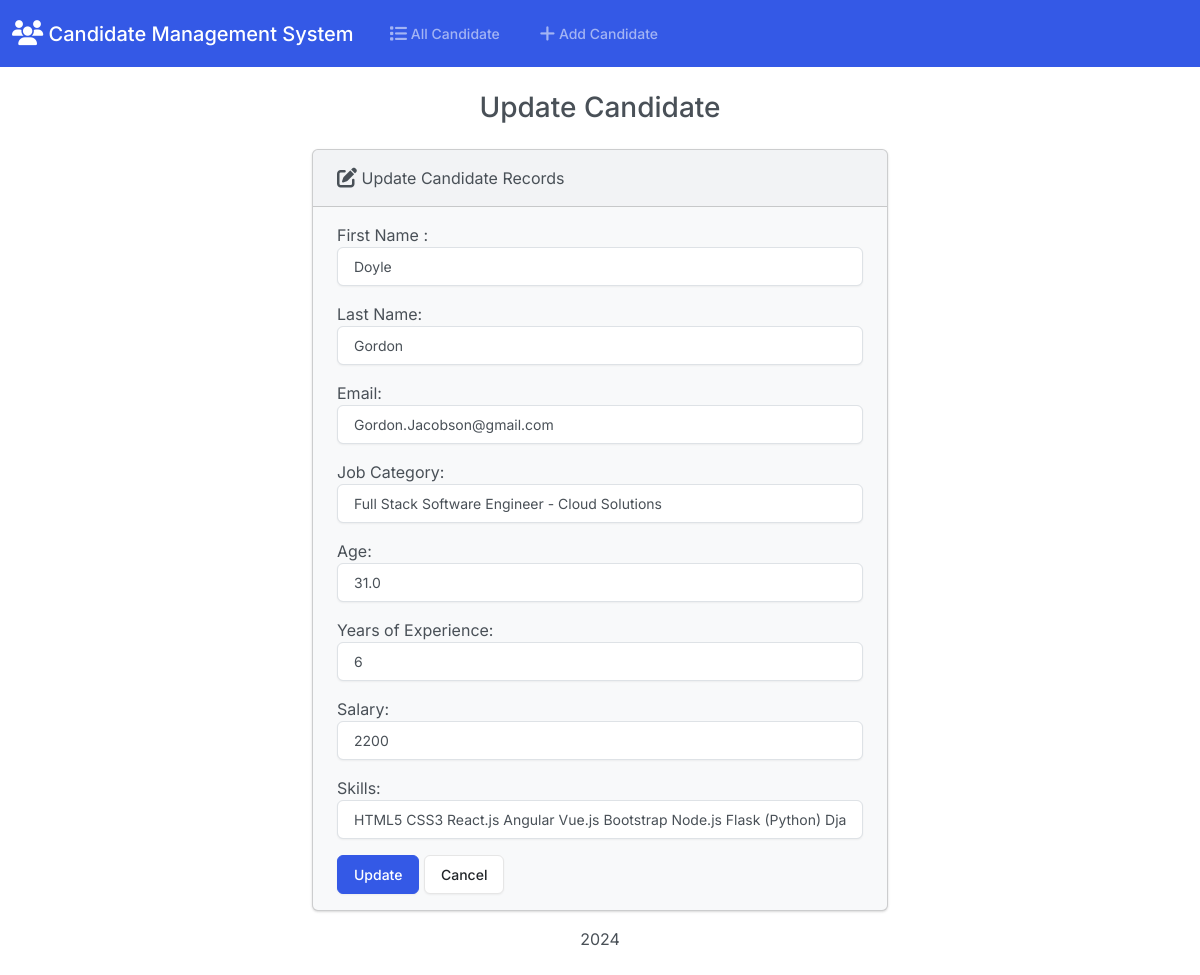
The app's page /edit/10/, older data.
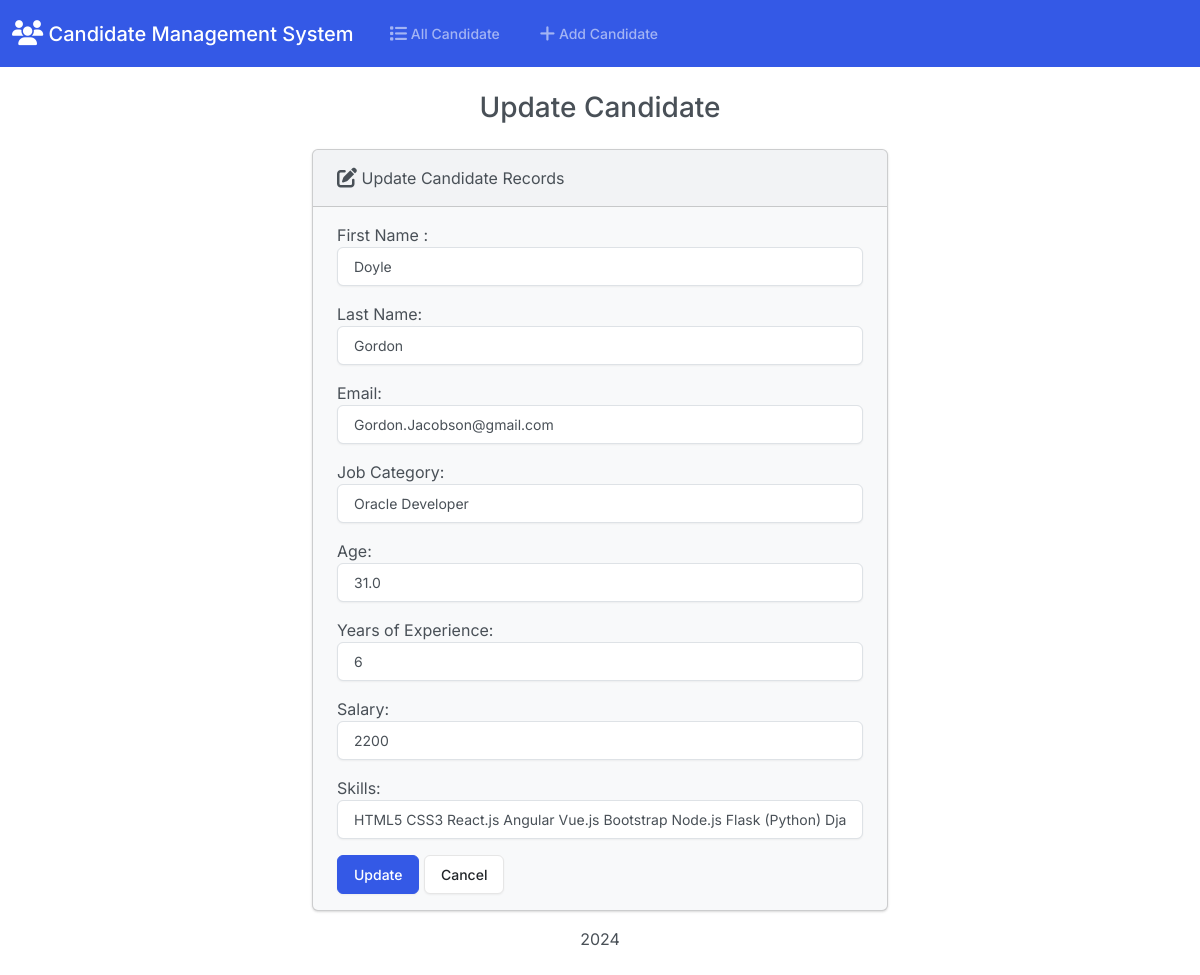
The same page, newer data.
### Candidate/models.py (models this page shows, shortened)
class Candidate(models.Model):
    Candidate_number = models.PositiveIntegerField()
    first_name = models.CharField(max_length=50)
    last_name = models.CharField(max_length=50)
    email = models.EmailField(max_length=100)
    Candidate_job_category = models.CharField(max_length=50)
    gpa =models.FloatField()
    Years_of_Experience =models.IntegerField()
    salary = models.IntegerField()
    skills = models.CharField(max_length=100)

### Candidate/views.py (the view)
# urls.py: path('edit/<int:id>/', views.edit, name='edit'),
def edit(request, id):
    if request.method == 'POST':
        candidate = Candidate.objects.get(pk=id)
        form = CandidateForm(request.POST, instance=candidate)  # Use the specific instance
        if form.is_valid():
            form.save()
            return render(request, 'Candidate/edit.html', {
                'form': form,
                'success': True
            })
    else:
        candidate = Candidate.objects.get(pk=id)
        form = CandidateForm(instance=candidate)
    return render(request, 'Candidate/edit.html', {
        'form': form
    })

### Candidate/forms.py
class CandidateForm(forms.ModelForm):
    class Meta :
        model = Candidate
        fields=['first_name','last_name','email','Candidate_job_category','gpa','Years_of_Experience','salary','skills']
        labels ={
            'first_name':'First Name ',
            'last_name':'Last Name',
            'email': 'Email',
            'Candidate_job_category':'Job Category',
            'gpa':'Age',
            'Years_of_Experience':'Years of Experience',
            'salary':'Salary',
            'skills':'Skills',
        }
        widgets = {
            'first_name': forms.TextInput(attrs={'class': 'form-control'}),
            'last_name': forms.TextInput(attrs={'class': 'form-control'}),
            'email': forms.EmailInput(attrs={'class': 'form-control'}),
            'Candidate_job_category': forms.TextInput(attrs={'class': 'form-control'}),
            'gpa': forms.NumberInput(attrs={'class': 'form-control'}),
            'Years_of_Experience':forms.NumberInput(attrs={'class': 'form-control'}),
            'salary':forms.NumberInput(attrs={'class': 'form-control'}),
            'skills':forms.TextInput(attrs={'class': 'form-control'}),
        }

### Candidate/templates/Candidate/edit.html (shortened to what this page needs)
{% extends "Candidate/base.html" %}
{% block body %}
  <h3 class="text-center m-4">Update Candidate</h3>
  {% if success %}
    <div class="alert alert-success" role="alert">
      The Candidate updated successfully.
      <a href="{% url 'index' %}" class="alert-link">Go to Home Page.</a>
    </div>
  {% else %}
    <div class="row justify-content-center">
      <div class="col-6">
        <div class="card bg-light mb-3">
          <div class="card-header">
            <i class="fa-solid fa-pen-to-square fa-lg"></i> Update Candidate Records
          </div>
          <div class="card-body">
            <form action="" method="POST">
              {{ form.as_p }}
              <button type="submit" class="btn btn-primary">Update</button>
              <a href="{% url 'index' %}" class="btn btn-secondary">Cancel</a>
            </form>
          </div>
        </div>
      </div>
    </div>
  {% endif %}
{% endblock %}

Row changes from the older to the newer data that the page shows:
changed Candidate "Doyle": Candidate_job_category "Full Stack Software Engineer - Cloud Solutions" → "Oracle Developer"
